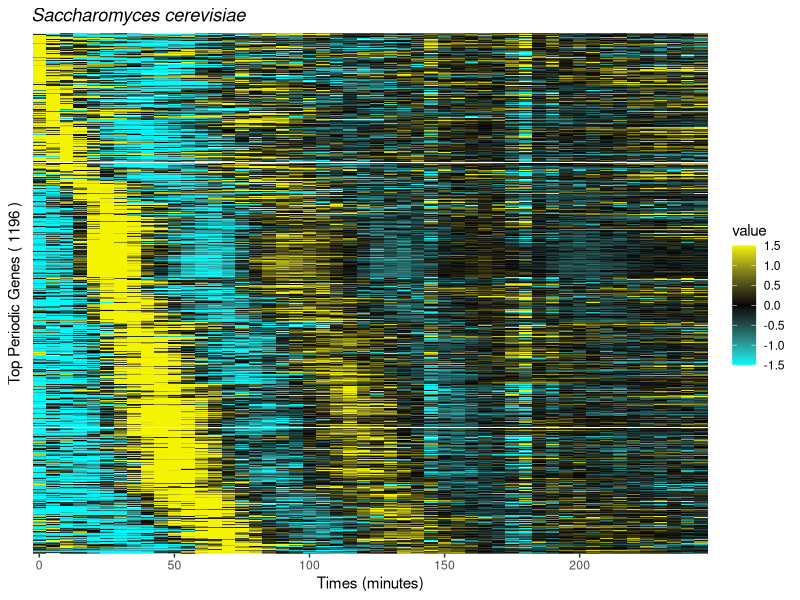
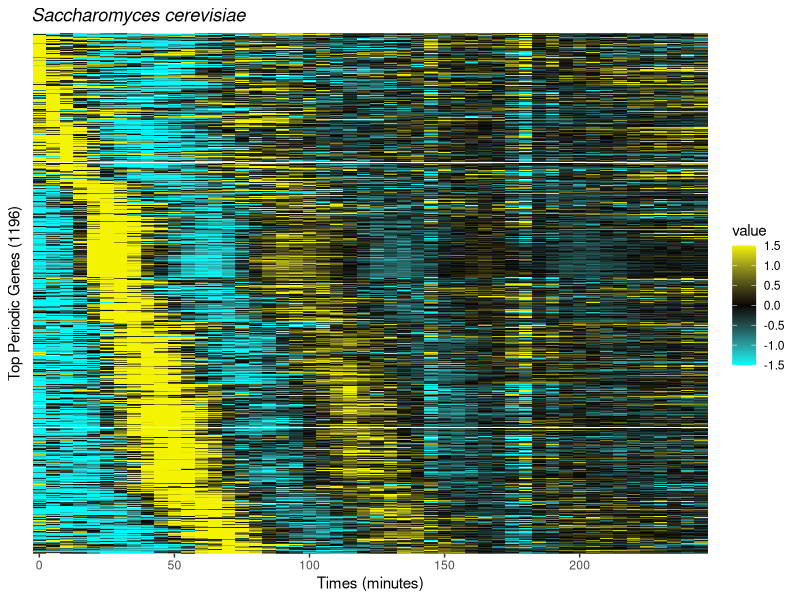

Recreate these plots in R, in order.
library(dplyr)
library(tibble)
library(tidyr)
library(ggplot2)
library(scales)
library(forcats)

expData <- read.table("cell-cycle_SCERE_DUO.txt", row.names = 1,sep = "\t", header = T,check.names = FALSE)
SereData <- read.table("SERE.txt", row.names = 1,sep = "\t", header = T,check.names = FALSE)
Gene<- read.table("gene.txt",sep = "\t", header = T,check.names = FALSE,fill=TRUE)


#### Correspondance Gene ####
#Nom de gene diff?rents entre article et sortie galaxy, correspondance effectu?e sur Yeastmine mais deux noms de g?nes
#modifi?s DUR1,2 -> DUR12 02-oct -> OCT1

#renommer les colonnes par celle de l'article
colnames(expData)<-colnames(SereData)
#Correspance entre les noms de genes de l'alignement et de nom de l'article
expData[,ncol(expData)+1] <- Gene$input[match(rownames(expData), Gene$secondaryIdentifier)]
#Enlever les lignes sans noms pour renommer les lignes
expData2<-expData[complete.cases(expData), ]
rownames(expData2)<-expData2$V51
expData2<-expData2[,-51]


#### Z-Score Matrix ####


expData3<-expData2
expData2<-as.matrix(expData2)
for (i in 1:nrow(expData2)) {
  avg_var <- mean(expData2[i,])
  sd_var  <- sd(expData2[i,])
  for (j in 1:ncol(expData3)) {
    
    z_sc<-((expData2[i, j] - avg_var) / sd_var)
    expData3[i, j] <- z_sc
  }
}



#### Heatmap ####
####Brut####

#ajout d'un nom de colonne pour lignes (pour tidy/ggplot)
expData3<-rownames_to_column(as.data.frame(expData3))
#Fixer les lignes selon l'ordre de la publication pour le graphique et supprimer lignes vides
expData3<-expData3[match(rownames(SereData), expData3$rowname), ]
expData3<-expData3[complete.cases(expData3), ]
expData3$rowname <- factor(expData3$rowname,level=expData3$rowname)
#Transformer les colonnes en lignes
expData4<-pivot_longer(expData3,c(2:ncol(expData3)))
#Fixer les anciennes colonnes pour conserver leurs ordres lors du graphiques
expData4$name <- factor(expData4$name,level=unique(expData4$name))
#Graphique
ggplot(expData4,aes(x=name,y=rowname,fill=value))+geom_tile()+
  #geom_tile = heatmap
  scale_fill_gradient2(low = "#03f9f9", high = "#f4f402", mid = "#050302",midpoint = 0, limit = c(-1.5,1.5),oob=squish)+
  #choix couleur gradient et "oob" permet de g?rer les outliers des l'?chelle choisies
  scale_x_discrete(breaks=c("0","50","100","150","200"))+
  #couper l'?chelle en valeurs voulues
  theme(axis.text.y=element_blank(),axis.ticks.y=element_blank(),plot.title=element_text(face="italic"))+
  #Permet de modifier les param?tres graphiques comme le titre et enlever les valeurs en Y trop nombreuses
  xlab("Times (minutes)")+ylab(paste("Top Periodic Genes (",nrow(expData3),")"))+ggtitle("Saccharomyces cerevisiae")

#ggsave("Sere.png", height=10, width=7)

#### Let's go Tidy ####

# la fonction rownames_to_column pourrait ?tre aussi inclus mais pas de solution trouv? pour conserver l'ordre des y
expData3 %>%
  pivot_longer(c(2:ncol(.)))%>%
  ggplot(aes(x=fct_inorder(name),y=fct_inorder(rowname),fill=value))+geom_tile()+
  #fc_inorder permet de garder l'ordre dans la matrice (seulement en tidy)
  scale_fill_gradient2(low = "#03f9f9", high = "#f4f402", mid = "#050302",midpoint = 0, limit = c(-1.5,1.5),oob=squish)+
  #Essai pour mettre High and Low sur la légende
  #scale_fill_gradientn(colours = c("#03f9f9","#050302","#f4f402"),breaks=c(-1.5,-1.0,-0.5,0,0.5,1.0,1.5),limit = c(-1.5,1.5),oob=squish)+
  scale_x_discrete(breaks=c("0","50","100","150","200"))+
  theme(axis.text.y=element_blank(),axis.ticks.y=element_blank(),plot.title=element_text(face="italic"))+
  xlab("Times (minutes)")+ylab(paste("Top Periodic Genes (1196)"))+ggtitle("Saccharomyces cerevisiae")
